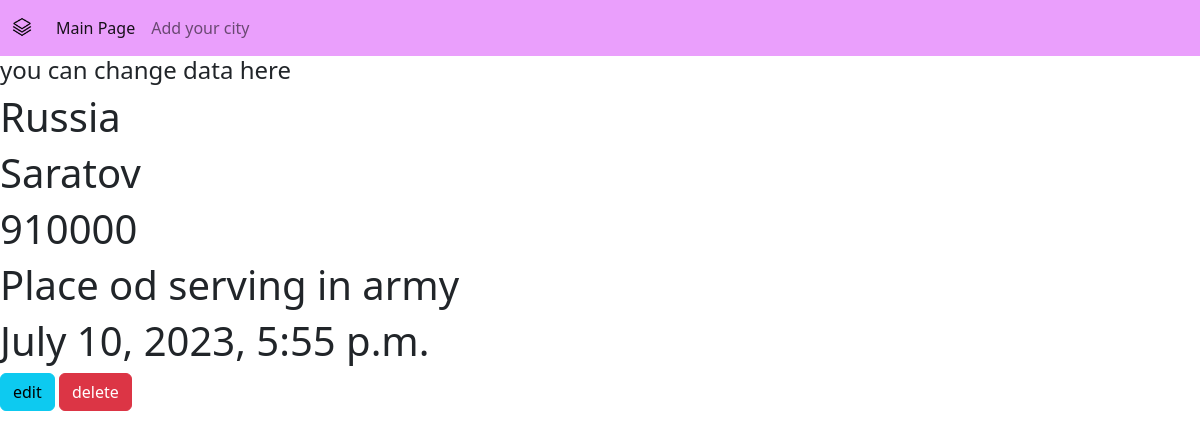
Page /3 on the committed database.
### main/models.py (models this page shows, shortened)
class City(models.Model):
    country = models.CharField('Country', max_length=50)
    city = models.CharField('City', max_length=50)
    population = models.IntegerField()
    short_description = models.CharField('Country', max_length=250)
    date = models.DateTimeField('Date')
    class Meta:
        verbose_name = "City"
        verbose_name_plural = 'Cities'

### main/views.py (the view)
# urls.py: path('<int:pk>', views.CityDetailView.as_view(), name='details'),
class CityDetailView(DetailView):
    model = City
    template_name = 'main/details_view.html'
    context_object_name = 'table_data'

### main/templates/main/details_view.html (shortened to what this page needs)
{% extends 'main/layout.html' %}
{% block content %}
<h4>you can change data here</h4>
    <div class="features">
        <h1>{{ table_data.country }}</h1>
        <h1>{{ table_data.city }}</h1>
        <h1>{{ table_data.population }}</h1>
        <h1>{{ table_data.short_description }}</h1>
        <h1>{{ table_data.date }}</h1>
        <a href="{% url 'update' table_data.id %}" class="btn btn-info">edit</a>
        <a href="{% url 'delete' table_data.id %}" class="btn btn-danger">delete</a>
    </div>
{% endblock %}

### rows in the picture
City: country "Russia", city "Saratov", population "910000", short_description "Place od serving in army", date "July 10, 2023, 5:55 p.m."
